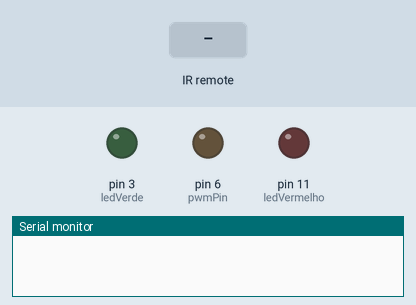
Simulated run of this sketch. Board: Arduino Uno, built with avr-gcc and run on an emulated ATmega328P. Shown: output pins drawn as LEDs (lit = HIGH), the last lines printed to the serial monitor. Inputs (shaded band) come from the test bench.

Above: at 1.2 s.
1.3 s: infrared code 0xAF548B7 received
At 1.9 s:
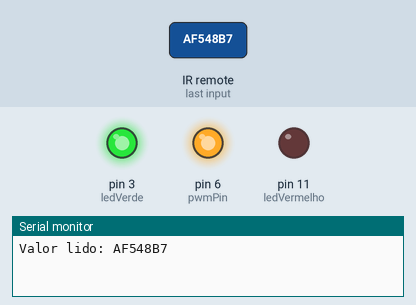
2.8 s: infrared code 0xAF5A857 received
At 3.1 s:
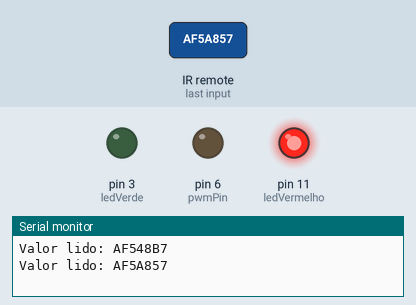
4.3 s: infrared code 0xFF6897 received
At 5.4 s:
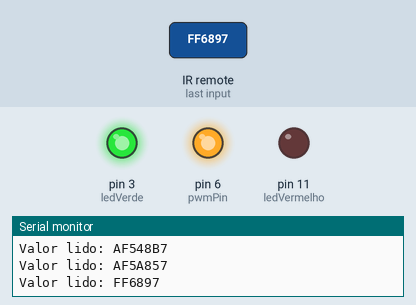
5.8 s: infrared code 0xFF9867 received
At 6.6 s:
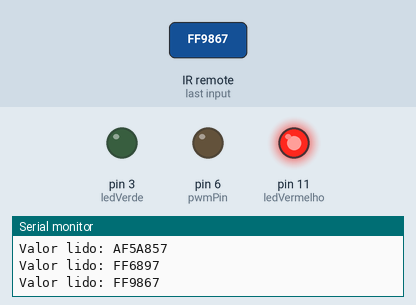
Timing chart, 0 to 8.3 s (numbered marks = the images above; inputs shaded):
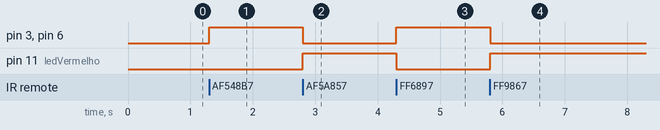

Measured:
- after the input at 1.3 s, pin 3 (ledVerde), pin 6 (pwmPin): LOW → HIGH at once
- after the input at 2.8 s, pin 3 (ledVerde), pin 6 (pwmPin): HIGH → LOW at once; pin 11 (ledVermelho): LOW → HIGH at once
- after the input at 4.3 s, pin 3 (ledVerde), pin 6 (pwmPin): LOW → HIGH at once; pin 11 (ledVermelho): HIGH → LOW at once
- after the input at 5.8 s, pin 3 (ledVerde), pin 6 (pwmPin): HIGH → LOW at once; pin 11 (ledVermelho): LOW → HIGH at once

The sketch:

pwmVentoinha.ino
```cpp
#include <IRremote.h>
int RECV_PIN = 10;
float armazenavalor;
int pwmPin = 6;
int ledVerde = 3;
int ledVermelho = 11;

IRrecv irrecv(RECV_PIN);
decode_results results;

void setup() {
  pinMode(pwmPin, OUTPUT);
  pinMode(ledVerde, OUTPUT);
  pinMode(ledVermelho, OUTPUT);
  Serial.begin(9600);
  irrecv.enableIRIn(); //Inicializa o receptor IR
}

void loop() {
  if (irrecv.decode(&results)) {
    Serial.print("Valor lido: ");
    Serial.println(results.value, HEX);
    armazenavalor = (results.value);
  }
  if(results.value == 0xAF548B7 || results.value == 0xFF6897){ //Botao +Volume ou 1
    analogWrite(pwmPin, 255);
    digitalWrite(ledVerde, HIGH);
    digitalWrite(ledVermelho, LOW);
  }
  if(results.value == 0xAF5A857 || results.value == 0xFF9867){ //Botao -Volume ou 2
    analogWrite(pwmPin, 0);
    digitalWrite(ledVerde, LOW);
    digitalWrite(ledVermelho, HIGH);
  }
  irrecv.resume(); //Le o próximo valor
}
```
